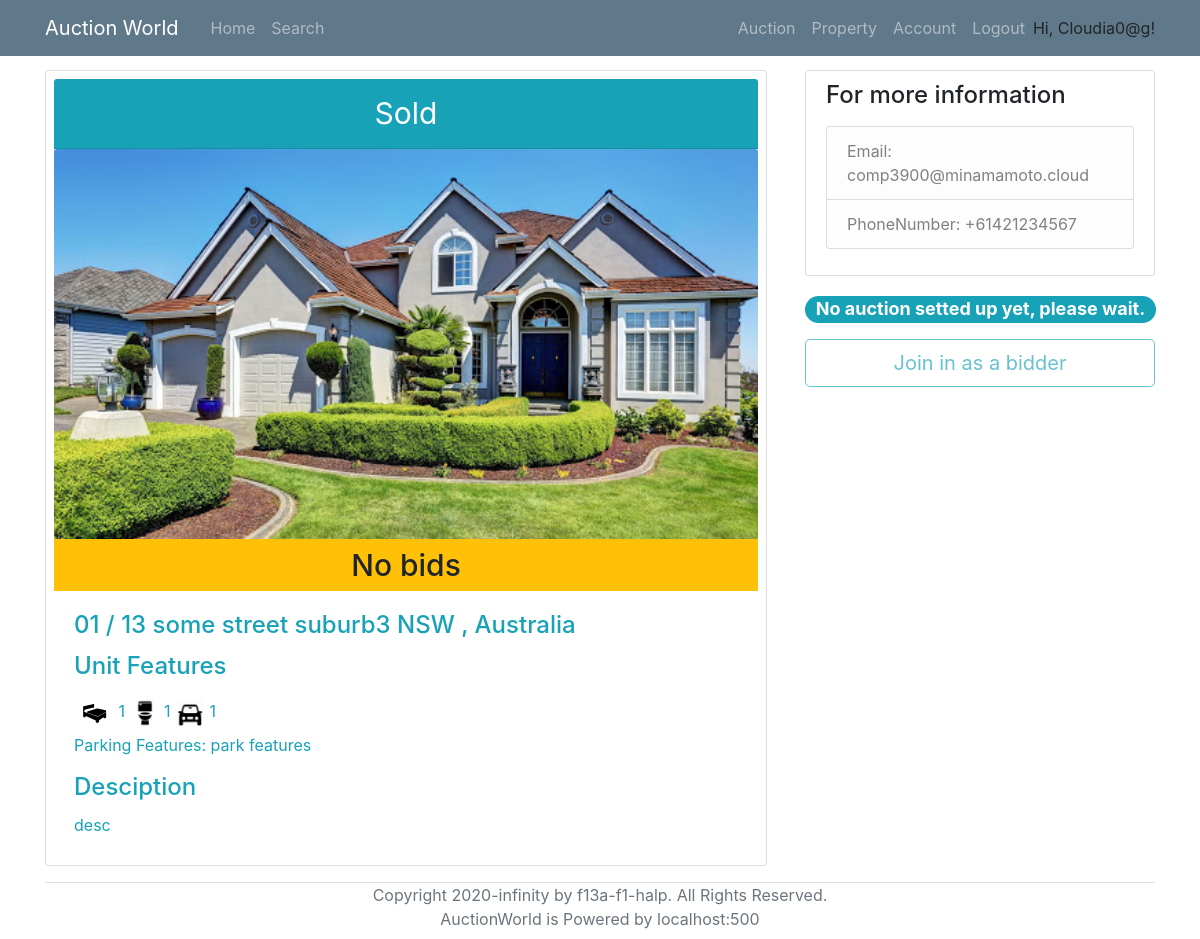
The page /viewProperty/3 (signed in) on the database as committed earlier.
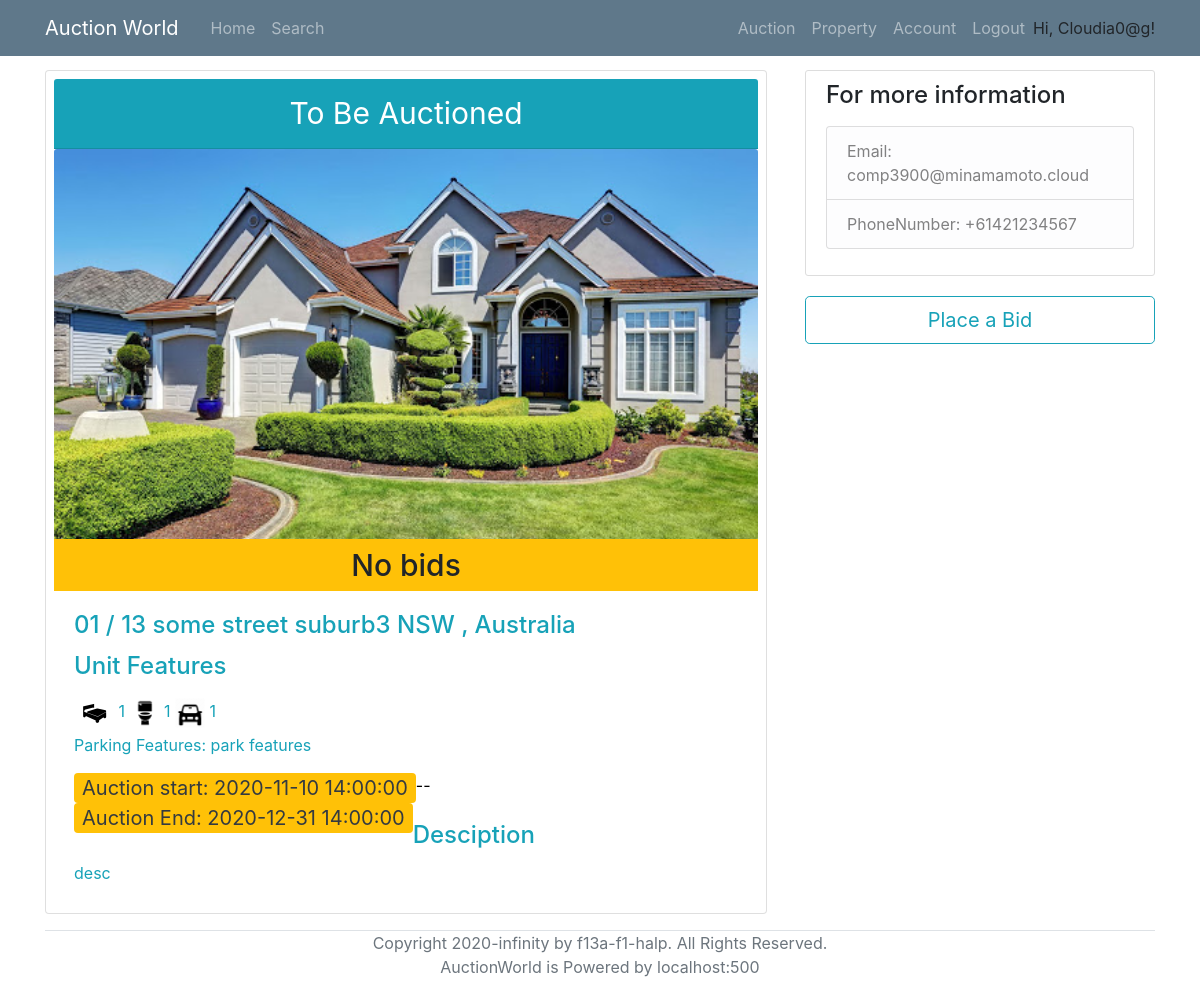
The same page on the database as committed later.
### models.py (models this page shows, shortened)
class AuctionDetails(db.Model):
    __tablename__ = 'AuctionDetails'
    id = db.Column(db.Integer, primary_key=True)
    AuctionStart = db.Column(db.DateTime, nullable=False)
    AuctionEnd = db.Column(db.DateTime, nullable=False)
    ReservePrice = db.Column(db.Float, nullable=False)
    MinBiddingGap = db.Column(db.Float, nullable=False)
    PropertyID = db.Column(db.String, db.ForeignKey('Property.id'), unique=True, nullable=False)
    SellerID = db.Column(db.Integer, db.ForeignKey('User.id'), nullable=False)

### routes.py (the view)
@app.route('/viewProperty/<property_id>', methods=['POST','GET'])
def viewProperty(property_id):
    property_info = Property.query.filter_by(id=property_id).first_or_404()
    seller = User.query.get(property_info.seller)
    auction = AuctionDetails.query.filter_by(PropertyID = property_id).first()
    if auction:
        highestBid = Bid.query.filter_by(AuctionID = auction.id).order_by(desc(Bid.Amount)).first()
        registered = RegisteredAssociation.query.filter_by(PropertyID = property_id, RegisteredBidderID=current_user.id).first()
    else:
        highestBid = None
        registered = None
    return render_template('viewProperty.html', title='View Property', property=property_info, seller= seller, auction=auction, highestBid=highestBid, registered=registered)

### models.py (called while the page is built)
@login_manager.user_loader
def load_user(id):
    return User.query.get(id)

### templates/viewProperty.html (shortened to what the changed rows need)
{% extends "base.html" %}
{% block content %}
<div class="row">
    {% if current_user.id != seller.id %}
        <div class="col-md-8">
            <div class="card p-2 col-md-3.8 mr-2 mb-3">
    {% else %}
        <div class="col-md-10">
            <div class="card p-2 col-md-3.8 ml-3 mr-2 mb-3">
    {% endif %}
                    <div class="card-header text-center bg-info text-white" style="font-size: 30px;">
                        {% if property.status == "auction" %}
                            To Be Auctioned
                        {% elif property.status == "sold" %}
                            Sold
                        {% else %}
                            Error
                        {% endif %}
                    </div>
                    {% if not property.photo_collection.all() %}
						<img class="card-img-top" src="/static/propertyImage/4.jpg" alt="Card image cap" >
					{% else %}
						<img class="card-img-top" src="/static/propertyImage/{{property.photo_collection.first().photo}}" alt="Card image cap" >
					{% endif %}
                    <h6 class="card-subtitle pt-2 pb-2 text-center bg-warning" style="font-size: 30px;" >
                        {% if highestBid:%}
                            highestBid: {{highestBid.Amount}} $
                        {% else %}
                            No bids
                        {% endif%}
                    </h6>
                    <div class="card-body text-info">
                        <h4 class="card-title">
                            {% if property.add_unit %}
                                {{property.add_unit}} /
                            {% endif %}
                            {{property.add_num}} {{property.add_name}} {{property.add_suburb}} {{property.add_state}} {{property.pc}}, Australia
                        </h4>
                        <h4 class="card-title">{{property.property_type}} Features </h4>
                        <p class="card-text">
							<span><img src="/static/propertyImage/bedicon.png" alt="Card image cap" style="width:40px; height: 40px;"> {{property.num_bedrooms}}</span>
							<span><img src="/static/propertyImage/restroom.png" alt="Card image cap" style="width:30px; height: 30px;"> {{property.num_bedrooms}}</span>
                            <span><img src="/static/propertyImage/car.png" alt="Card image cap" style="width:30px; height: 30px;"> {{property.num_parking}}</span> <br>
                            <span>Parking Features: {{property.parking_features}}</span>
						</p>
                        {% if auction.AuctionStart and auction.AuctionEnd %}
                            <p class="text-dark bg-warning rounded pl-2 pr-2 mb-0" style="float: left; font-size: 20px;"> Auction start: {{auction.AuctionStart}} </p>
                            <p style="float: left; color: black;" class="mb-0">--</p>
                            <p class="text-dark bg-warning rounded pl-2 pr-2 mb-0" style="float: left; font-size: 20px;"> Auction End: {{auction.AuctionEnd}} </p> <br><br>
                        {% endif %}
                        <h4 class="card-title"> Desciption </h4>
                        <p class="card-text">{{property.description}}</p>
                    </div>
                </div>
    </div>
    {% if current_user.id != seller.id %}
        <div class="col-md-4">
            <div class="content-section">
                <h4>For more information</h4>
                <p class='text-muted'>
                </p>
            </div>
            {% if auction %}
                {% if registered %}
                <a href="{{ url_for( 'viewAuction', AuctionID_= auction.id ) }}" >
                    <button class ="btn btn-outline-info btn-lg" style="width: 100%;" type="submit" >Place a Bid</button>
                </a>
                {% else %}
                <a href="{{ url_for( 'viewAuction', AuctionID_= auction.id ) }}" >
                    <button class ="btn btn-outline-info btn-lg" style="width: 100%;" type="submit" > Join in as a bidder</button>
                </a>
                {% endif %}
            {% else %}
                <p class="badge badge-pill badge-info" style="font-size: 18px;">No auction setted up yet, please wait.</p>
                <a href="{{ url_for( 'viewAuction', AuctionID_= auction.id ) }}" >
                    <button class ="btn btn-outline-info btn-lg" style="width: 100%;" type="submit" disabled> Join in as a bidder</button>
                </a>
            {% endif %}
        </div>
    {% endif %}
</div>
{% endblock %}

Rows that differ between the two databases and show on the page:
now on this page (row edited): AuctionDetails: AuctionStart "2020-11-10 14:00:00", AuctionEnd "2020-12-31 14:00:00"
Other text that changed with them:
text no longer shown: "Sold No auction setted up yet, please wait. Join in as a bidder"
text now shown: "To Be Auctioned Auction start: -- Auction End: Place a Bid"
